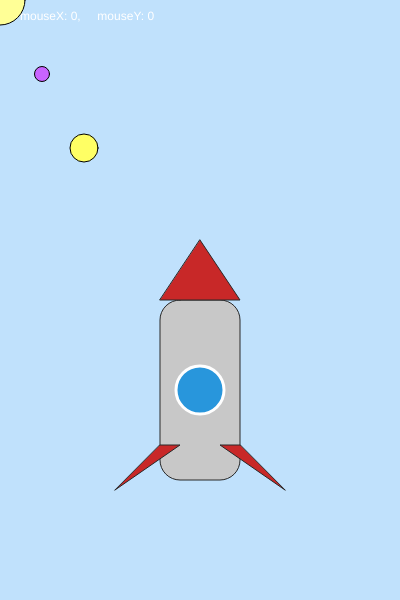
Frame 1 (no input)
Frame 60 (no input): identical to frame 1, image omitted
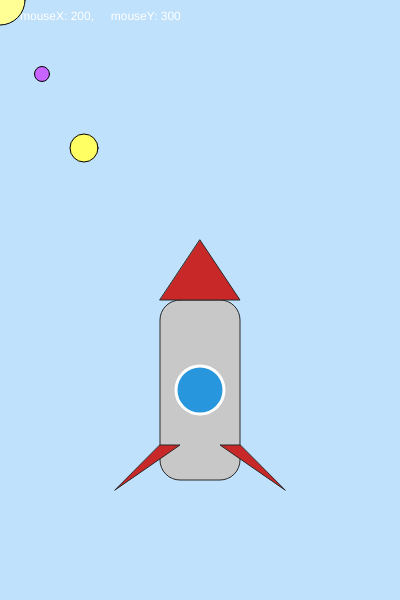
Frame 120 (the mouse pressed at the canvas centre since frame 60)

The p5.js sketch that drew these frames (run headless with seeded random() and noise() and a simulated clock; from frame 60 on, the mouse is pressed at the canvas centre):

// p5.js sketch
// ── sketch.js
let xMax = 400;
let yMax = 600;

let xrocket = xMax/2;
let yrocket = yMax*0.6;

function setup() {
  createCanvas(400, 600);
}

function draw() {
  background("#C0E1FC");
  //mostrare un testo bianco che mostra le coordinate del mouse sul foglio da disegno
  fill(255); //bianco
  //string, x, y
  text("mouseX: " + mouseX + ", \
    mouseY: " + mouseY,20,20);

 //aprire contesto di disegno
 push();
 fill(200);
 stroke(40);
//alternativa
rectMode(CENTER)
rect(xrocket, yrocket+30, 80, 180, 20);

//pop;
//triangolo
fill(200, 40, 40)
triangle(xrocket-40, yrocket-60, xrocket+40, yrocket-60, xrocket, yrocket-120, 140, 40, 140, 215, 235, 120)

//triangolino 1
fill(200, 40, 40)
triangle(xrocket-85, yrocket+130, xrocket-20, yrocket+85, xrocket-40, yrocket+85);

//triangolino 2
fill(200, 40, 40)
triangle(xrocket+85, yrocket+130, xrocket+20, yrocket+85, xrocket+40, yrocket+85);


//cerchio
fill(40, 150, 220);
stroke(255);
strokeWeight(3);
ellipse(xrocket, yrocket+30, 48, 48);
//finire contesto
pop();
//disegnare le stelle
//120
//tre tipi, a, b, c
// fino a che abbiamo 120 stelle
//stelle ellipse
push();
//tre cicli

//ciclo 1 = stella a, per 40 volte

for(let i=0; i < 3; i++){
  let starX = (i*37) % width + (i%3) * 5;
  let starY = ((i*73) % height) + (i%7);
  if ( i==0 ){
    //stella a
  fill(255,255,150)
  ellipse(starX, starY, 50);
  }else if( i == 1){
    //stella b
    fill(200, 100, 255);
    ellipse(starX, starY, 15)
    }else{
      //stella c
      fill(255, 255, 100);
      ellipse(starX, starY, 28) //2.8
    }
}
//ciclo 2 = stella b

//for(let i=0; i < 40; i++){
  //let starX = (i*37) % width + (i%3) * 5;
  //let starY = ((i*73) % height) + (i%7);
  //fill(200,100,250)
  //ellipse(starX, starY, 10);
//}

//ciclo 3 = stella c

pop();
}
